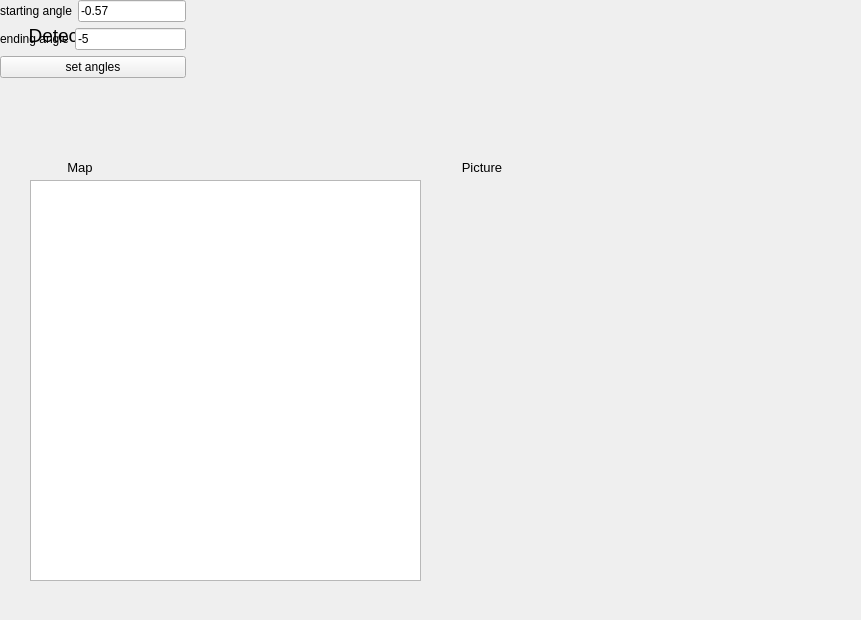
<?xml version="1.0" encoding="UTF-8"?>
<ui version="4.0">
 <class>Detector</class>
 <widget class="QWidget" name="Detector">
  <property name="geometry">
   <rect>
    <x>0</x>
    <y>0</y>
    <width>861</width>
    <height>620</height>
   </rect>
  </property>
  <property name="windowTitle">
   <string>Form</string>
  </property>
  <widget class="QGraphicsView" name="grfVw">
   <property name="geometry">
    <rect>
     <x>30</x>
     <y>180</y>
     <width>391</width>
     <height>401</height>
    </rect>
   </property>
  </widget>
  <widget class="QLabel" name="lbl_detector">
   <property name="geometry">
    <rect>
     <x>21</x>
     <y>21</y>
     <width>87</width>
     <height>28</height>
    </rect>
   </property>
   <property name="font">
    <font>
     <pointsize>14</pointsize>
    </font>
   </property>
   <property name="text">
    <string>Detector</string>
   </property>
   <property name="alignment">
    <set>Qt::AlignCenter</set>
   </property>
  </widget>
  <widget class="QWidget" name="">
   <layout class="QVBoxLayout" name="verticalLayout">
    <item>
     <layout class="QHBoxLayout" name="horizontalLayout">
      <item>
       <widget class="QLabel" name="lbl_startAngle">
        <property name="text">
         <string>starting angle</string>
        </property>
        <property name="buddy">
         <cstring>lnE_startAngle</cstring>
        </property>
       </widget>
      </item>
      <item>
       <widget class="QLineEdit" name="lnE_startAngle">
        <property name="text">
         <string>-0.57</string>
        </property>
       </widget>
      </item>
     </layout>
    </item>
    <item>
     <layout class="QHBoxLayout" name="horizontalLayout_2">
      <item>
       <widget class="QLabel" name="lbl_EndAngle">
        <property name="text">
         <string>ending angle</string>
        </property>
        <property name="buddy">
         <cstring>lnE_endAngle</cstring>
        </property>
       </widget>
      </item>
      <item>
       <widget class="QLineEdit" name="lnE_endAngle">
        <property name="text">
         <string>-5</string>
        </property>
       </widget>
      </item>
     </layout>
    </item>
    <item>
     <widget class="QPushButton" name="pshBtn_setAngle">
      <property name="text">
       <string>set angles</string>
      </property>
     </widget>
    </item>
   </layout>
  </widget>
  <widget class="QLabel" name="lbl_tracedPlot">
   <property name="geometry">
    <rect>
     <x>432</x>
     <y>157</y>
     <width>100</width>
     <height>21</height>
    </rect>
   </property>
   <property name="font">
    <font>
     <pointsize>10</pointsize>
    </font>
   </property>
   <property name="text">
    <string>Picture</string>
   </property>
   <property name="alignment">
    <set>Qt::AlignCenter</set>
   </property>
  </widget>
  <widget class="QCustomPlot" name="wdgt_tracedPlot" native="true">
   <property name="geometry">
    <rect>
     <x>432</x>
     <y>185</y>
     <width>400</width>
     <height>400</height>
    </rect>
   </property>
   <property name="minimumSize">
    <size>
     <width>400</width>
     <height>400</height>
    </size>
   </property>
  </widget>
  <widget class="QLabel" name="lbl_requiredPlot">
   <property name="geometry">
    <rect>
     <x>23</x>
     <y>157</y>
     <width>114</width>
     <height>21</height>
    </rect>
   </property>
   <property name="font">
    <font>
     <pointsize>10</pointsize>
    </font>
   </property>
   <property name="text">
    <string>Map</string>
   </property>
   <property name="alignment">
    <set>Qt::AlignCenter</set>
   </property>
  </widget>
 </widget>
 <customwidgets>
  <customwidget>
   <class>QCustomPlot</class>
   <extends>QWidget</extends>
   <header>qcustomplot.h</header>
   <container>1</container>
  </customwidget>
 </customwidgets>
 <resources/>
 <connections/>
</ui>
